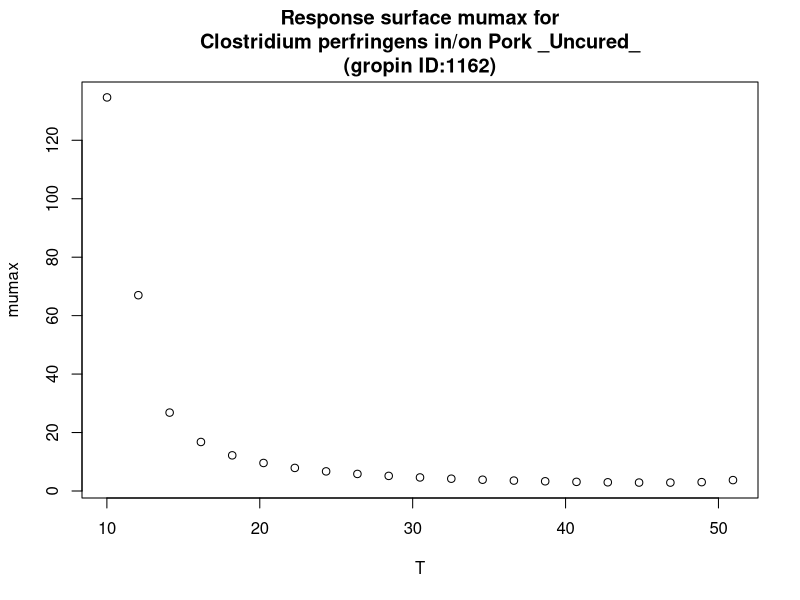

Write R code to recreate this figure.
#############################
# start of Parameter script
#############################
T <- seq(10.01,50.949050949051,length.out=21)
#############################
# end of Parameter script
#############################
############################# 
# start of Model script Gropin ID 1162 
#############################
 
# constant coefficients for this model
 
variables <- data.frame(T)
argumentsPar <- expand.grid(variables)
 
# heart of the model
response_surface <- function(T) {
   mumax <-((sqrt(0.047^2)*sqrt((T-10.69)^2)*sqrt((sqrt(1-exp(0.252*(T-52.8))))^2))^(-1))*log(1+(1/0.0137))

return(mumax=mumax)
} 

# output parameters
responseSurface <- cbind(argumentsPar,response_surface(argumentsPar['T']))
colnames(responseSurface) <- c(colnames(argumentsPar),'mumax')
#############################
# End of Model script
#############################
############################# 
# start of Visualisation script Gropin ID 1162 
#############################
plot(T,responseSurface$'mumax',xlab='T',
                          ylab='mumax',main='Response surface mumax for
Clostridium perfringens in/on Pork _Uncured_
(gropin ID:1162)')
#############################
# End of Visualisation script
#############################
